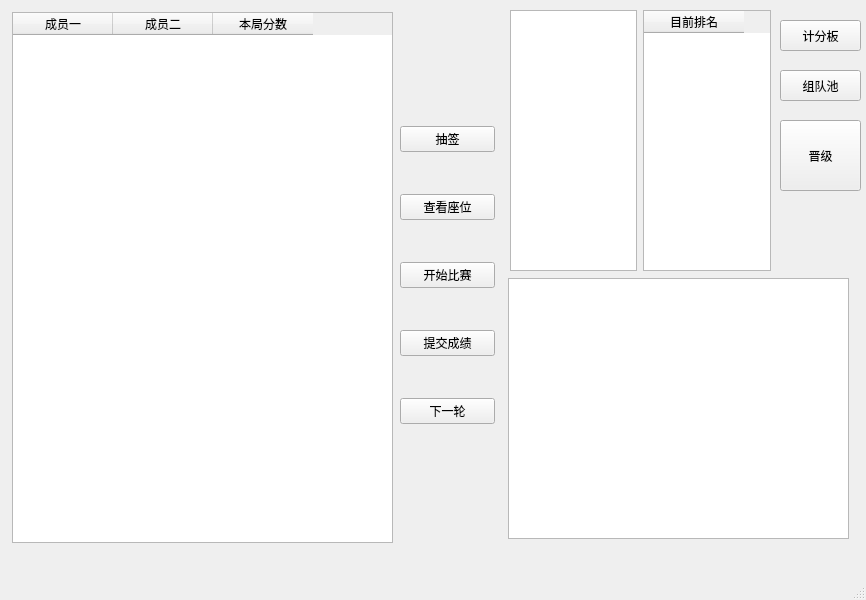
<?xml version="1.0" encoding="UTF-8"?>
<ui version="4.0">
 <class>MainWindow</class>
 <widget class="QMainWindow" name="MainWindow">
  <property name="geometry">
   <rect>
    <x>0</x>
    <y>0</y>
    <width>866</width>
    <height>600</height>
   </rect>
  </property>
  <property name="windowTitle">
   <string>MainWindow</string>
  </property>
  <widget class="QWidget" name="centralwidget">
   <widget class="QToolButton" name="toolButton">
    <property name="geometry">
     <rect>
      <x>780</x>
      <y>20</y>
      <width>81</width>
      <height>31</height>
     </rect>
    </property>
    <property name="text">
     <string>计分板</string>
    </property>
   </widget>
   <widget class="QWidget" name="widget" native="true">
    <property name="geometry">
     <rect>
      <x>490</x>
      <y>10</y>
      <width>16</width>
      <height>391</height>
     </rect>
    </property>
   </widget>
   <widget class="QTableWidget" name="tableWidget">
    <property name="geometry">
     <rect>
      <x>12</x>
      <y>12</y>
      <width>381</width>
      <height>531</height>
     </rect>
    </property>
    <column>
     <property name="text">
      <string>成员一</string>
     </property>
     <property name="textAlignment">
      <set>AlignCenter</set>
     </property>
    </column>
    <column>
     <property name="text">
      <string>成员二</string>
     </property>
    </column>
    <column>
     <property name="text">
      <string>本局分数</string>
     </property>
    </column>
   </widget>
   <widget class="QWidget" name="layoutWidget">
    <property name="geometry">
     <rect>
      <x>400</x>
      <y>90</y>
      <width>95</width>
      <height>371</height>
     </rect>
    </property>
    <layout class="QVBoxLayout" name="verticalLayout_2">
     <item>
      <widget class="QPushButton" name="pushButton_4">
       <property name="text">
        <string>抽签</string>
       </property>
      </widget>
     </item>
     <item>
      <widget class="QPushButton" name="pushButton">
       <property name="text">
        <string>查看座位</string>
       </property>
      </widget>
     </item>
     <item>
      <widget class="QPushButton" name="pushButton_2">
       <property name="text">
        <string>开始比赛</string>
       </property>
      </widget>
     </item>
     <item>
      <widget class="QPushButton" name="pushButton_3">
       <property name="text">
        <string>提交成绩</string>
       </property>
      </widget>
     </item>
     <item>
      <widget class="QPushButton" name="pushButton_5">
       <property name="text">
        <string>下一轮</string>
       </property>
      </widget>
     </item>
    </layout>
   </widget>
   <widget class="QPushButton" name="pushButton_6">
    <property name="geometry">
     <rect>
      <x>780</x>
      <y>70</y>
      <width>81</width>
      <height>31</height>
     </rect>
    </property>
    <property name="text">
     <string>组队池</string>
    </property>
   </widget>
   <widget class="QWidget" name="horizontalLayoutWidget">
    <property name="geometry">
     <rect>
      <x>510</x>
      <y>10</y>
      <width>261</width>
      <height>261</height>
     </rect>
    </property>
    <layout class="QHBoxLayout" name="horizontalLayout">
     <item>
      <widget class="QTreeView" name="treeView"/>
     </item>
     <item>
      <widget class="QTableWidget" name="tableWidget_2">
       <column>
        <property name="text">
         <string>目前排名</string>
        </property>
        <property name="font">
         <font>
          <kerning>false</kerning>
         </font>
        </property>
       </column>
      </widget>
     </item>
    </layout>
   </widget>
   <widget class="QPushButton" name="pushButton_7">
    <property name="geometry">
     <rect>
      <x>780</x>
      <y>120</y>
      <width>81</width>
      <height>71</height>
     </rect>
    </property>
    <property name="text">
     <string>晋级</string>
    </property>
   </widget>
   <widget class="QTextBrowser" name="textBrowser">
    <property name="geometry">
     <rect>
      <x>508</x>
      <y>278</y>
      <width>341</width>
      <height>261</height>
     </rect>
    </property>
   </widget>
  </widget>
  <widget class="QMenuBar" name="menubar">
   <property name="geometry">
    <rect>
     <x>0</x>
     <y>0</y>
     <width>866</width>
     <height>26</height>
    </rect>
   </property>
  </widget>
  <widget class="QStatusBar" name="statusbar"/>
 </widget>
 <resources/>
 <connections/>
</ui>
